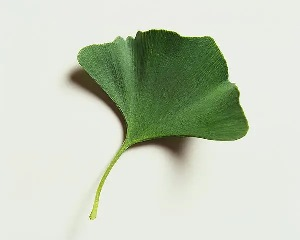
#> input picture Experiment 3/leaf.jpg, 300 x 240 px
$ python 'task 3.py'
#> lines starting #> are read from the running program, lines starting #| are printed output that depends on the picture; after the words box and inside, x2 and y2 are one past the last pixel; in counts of white or black regions, pixels touching at a corner belong together

import cv2
import numpy as np
import matplotlib.pyplot as plt

# Load binary image (from previous step)
binary = cv2.imread('BWI.jpg', cv2.IMREAD_GRAYSCALE)
if binary is None:
    # If BWI.jpg doesn't exist, create it from leaf.jpg
    image = cv2.imread('leaf.jpg')
#> image is the input picture: shape (240, 300, 3); mean B, G, R 190, 207.4, 198.7
    gray = cv2.cvtColor(image, cv2.COLOR_BGR2GRAY)
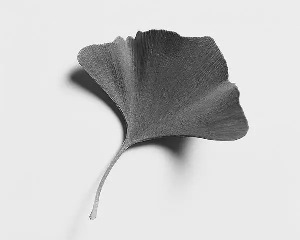
#> gray: shape (240, 300); min 17, max 252, mean 202.7
    _, binary = cv2.threshold(gray, 0, 255, cv2.THRESH_BINARY + cv2.THRESH_OTSU)
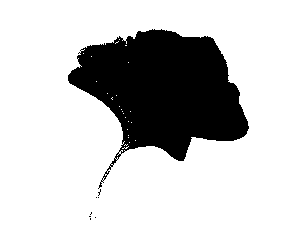
#> binary: shape (240, 300); 78.8% white; 8 black regions (7 under 20 px), largest, box (x1, y1, x2, y2) and area: (68, 29, 249, 189) 15263

# Define structuring elements (kernels)
kernel_small = cv2.getStructuringElement(cv2.MORPH_ELLIPSE, (3, 3))
kernel_medium = cv2.getStructuringElement(cv2.MORPH_ELLIPSE, (5, 5))
kernel_large = cv2.getStructuringElement(cv2.MORPH_ELLIPSE, (7, 7))

# 1. Opening (erosion followed by dilation) - removes small noise
opening = cv2.morphologyEx(binary, cv2.MORPH_OPEN, kernel_medium, iterations=2)
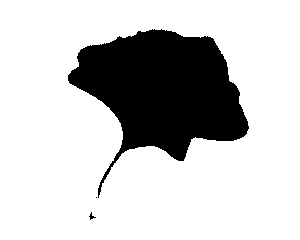
#> opening: shape (240, 300); 78.5% white; 3 black regions (1 under 20 px), largest, box (x1, y1, x2, y2) and area: (68, 29, 249, 198) 15433, (89, 212, 96, 220) 21

# 2. Closing (dilation followed by erosion) - fills small holes
closing = cv2.morphologyEx(opening, cv2.MORPH_CLOSE, kernel_medium, iterations=2)
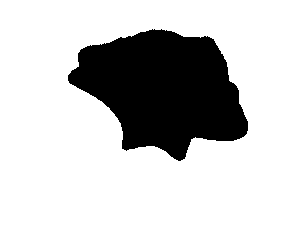
#> closing: shape (240, 300); 78.8% white; 1 black region, box (x1, y1, x2, y2) and area: (68, 29, 248, 161) 15230

# 3. Alternative: Combine both operations
clean = cv2.morphologyEx(binary, cv2.MORPH_OPEN, kernel_medium, iterations=2)
clean = cv2.morphologyEx(clean, cv2.MORPH_CLOSE, kernel_medium, iterations=2)

# 4. Find connected components to get leaf region
num_labels, labels, stats, centroids = cv2.connectedComponentsWithStats(closing, connectivity=8)
#> num_labels = 2; stats = [[68, 29, 180, 132, 15230], [0, 0, 300, 240, 56770]]; centroids = [[163.2, 89.4], [145.8, 127.6]]

# Find the largest component (assuming it's the leaf)
largest_label = 1 + np.argmax(stats[1:, cv2.CC_STAT_AREA])
#> largest_label = 1
leaf_mask = np.uint8(labels == largest_label) * 255

# Display results
plt.figure(figsize=(15, 10))

plt.subplot(2, 3, 1)
plt.imshow(binary, cmap='gray')
plt.title('Original Binary (BWI)')
plt.axis('off')

plt.subplot(2, 3, 2)
plt.imshow(opening, cmap='gray')
plt.title('After Opening')
plt.axis('off')

plt.subplot(2, 3, 3)
plt.imshow(closing, cmap='gray')
plt.title('After Closing')
plt.axis('off')

plt.subplot(2, 3, 4)
plt.imshow(clean, cmap='gray')
plt.title('Cleaned Binary')
plt.axis('off')

plt.subplot(2, 3, 5)
plt.imshow(leaf_mask, cmap='gray')
plt.title(f'Leaf Mask (Largest Component)\nFound {num_labels-1} regions')
plt.axis('off')

# Show component statistics
plt.subplot(2, 3, 6)
areas = stats[1:, cv2.CC_STAT_AREA]
#> areas = [56770]
plt.bar(range(1, len(areas)+1), areas)
plt.title('Component Areas')
plt.xlabel('Component ID')
plt.ylabel('Area (pixels)')

plt.tight_layout()
plt.show()
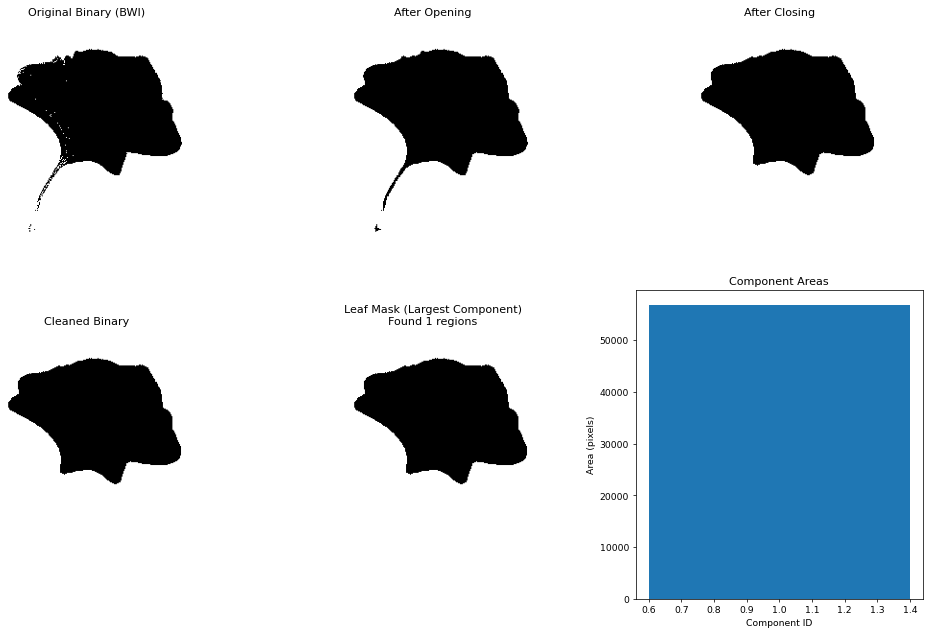
#> figure drawn by matplotlib, 6 panels

# Save the leaf mask
cv2.imwrite('leaf_mask.jpg', leaf_mask)
print(f"Found {num_labels} connected components")
#| Found 2 connected components
print(f"Largest component area: {stats[largest_label, cv2.CC_STAT_AREA]} pixels")
#| Largest component area: 56770 pixels
print(f"Leaf mask saved as 'leaf_mask.jpg'")
